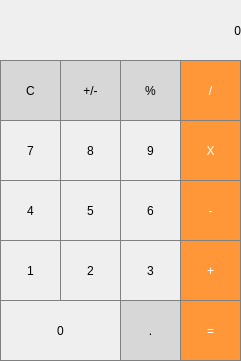
<?xml version="1.0" encoding="UTF-8"?>
<ui version="4.0">
 <class>MainWindow</class>
 <widget class="QMainWindow" name="MainWindow">
  <property name="geometry">
   <rect>
    <x>0</x>
    <y>0</y>
    <width>241</width>
    <height>361</height>
   </rect>
  </property>
  <property name="windowTitle">
   <string>MainWindow</string>
  </property>
  <widget class="QWidget" name="centralwidget">
   <widget class="QLabel" name="label">
    <property name="geometry">
     <rect>
      <x>0</x>
      <y>0</y>
      <width>241</width>
      <height>61</height>
     </rect>
    </property>
    <property name="styleSheet">
     <string notr="true">QLabel {
  qproperty-alignment: 'AlignVCenter | AlignRight';
  border: 1px solid gray;
}

background-color : white;</string>
    </property>
    <property name="text">
     <string>0</string>
    </property>
    <property name="alignment">
     <set>Qt::AlignRight|Qt::AlignTrailing|Qt::AlignVCenter</set>
    </property>
   </widget>
   <widget class="QPushButton" name="pushButton_clear">
    <property name="geometry">
     <rect>
      <x>0</x>
      <y>60</y>
      <width>61</width>
      <height>61</height>
     </rect>
    </property>
    <property name="styleSheet">
     <string notr="true">QPushButton {
  background-color: rgb(215, 215, 215);
  border: 1px solid gray;
}
QPushButton:pressed {
    background-color: qlineargradient(x1: 0, y1: 0, x2: 0, y2: 1,
                                      stop: 0 #BEBEBE, stop: 1 #D7D7D7);
}</string>
    </property>
    <property name="text">
     <string>C</string>
    </property>
   </widget>
   <widget class="QPushButton" name="pushButton_plusMinus">
    <property name="geometry">
     <rect>
      <x>60</x>
      <y>60</y>
      <width>61</width>
      <height>61</height>
     </rect>
    </property>
    <property name="styleSheet">
     <string notr="true">QPushButton {
  background-color: rgb(215, 215, 215);
  border: 1px solid gray;
}
QPushButton:pressed {
    background-color: qlineargradient(x1: 0, y1: 0, x2: 0, y2: 1,
                                      stop: 0 #BEBEBE, stop: 1 #D7D7D7);
}</string>
    </property>
    <property name="text">
     <string>+/-</string>
    </property>
   </widget>
   <widget class="QPushButton" name="pushButton_percent">
    <property name="geometry">
     <rect>
      <x>120</x>
      <y>60</y>
      <width>61</width>
      <height>61</height>
     </rect>
    </property>
    <property name="styleSheet">
     <string notr="true">QPushButton {
  background-color: rgb(215, 215, 215);
  border: 1px solid gray;
}
QPushButton:pressed {
    background-color: qlineargradient(x1: 0, y1: 0, x2: 0, y2: 1,
                                      stop: 0 #BEBEBE, stop: 1 #D7D7D7);
}</string>
    </property>
    <property name="text">
     <string>%</string>
    </property>
   </widget>
   <widget class="QPushButton" name="pushButton_divide">
    <property name="geometry">
     <rect>
      <x>180</x>
      <y>60</y>
      <width>61</width>
      <height>61</height>
     </rect>
    </property>
    <property name="styleSheet">
     <string notr="true">QPushButton {
  background-color: rgb(255, 151, 57);
  color: white; 
  border: 1px solid gray;
}

QPushButton:pressed {
    background-color: qlineargradient(x1: 0, y1: 0, x2: 0, y2: 1,
                                      stop: 0 #FF7832, stop: 1 #FF9739);
}</string>
    </property>
    <property name="text">
     <string>/</string>
    </property>
   </widget>
   <widget class="QPushButton" name="pushButton_9">
    <property name="geometry">
     <rect>
      <x>120</x>
      <y>120</y>
      <width>61</width>
      <height>61</height>
     </rect>
    </property>
    <property name="styleSheet">
     <string notr="true">QPushButton {
   border: 1px solid gray;
}
QPushButton:pressed {
    background-color: qlineargradient(x1: 0, y1: 0, x2: 0, y2: 1,
                                      stop: 0 #dadbde, stop: 1 #f6f7fa);
}</string>
    </property>
    <property name="text">
     <string>9</string>
    </property>
   </widget>
   <widget class="QPushButton" name="pushButton_8">
    <property name="geometry">
     <rect>
      <x>60</x>
      <y>120</y>
      <width>61</width>
      <height>61</height>
     </rect>
    </property>
    <property name="styleSheet">
     <string notr="true">QPushButton {
   border: 1px solid gray;
}
QPushButton:pressed {
    background-color: qlineargradient(x1: 0, y1: 0, x2: 0, y2: 1,
                                      stop: 0 #dadbde, stop: 1 #f6f7fa);
}</string>
    </property>
    <property name="text">
     <string>8</string>
    </property>
   </widget>
   <widget class="QPushButton" name="pushButton_7">
    <property name="geometry">
     <rect>
      <x>0</x>
      <y>120</y>
      <width>61</width>
      <height>61</height>
     </rect>
    </property>
    <property name="styleSheet">
     <string notr="true">QPushButton {
   border: 1px solid gray;
}
QPushButton:pressed {
    background-color: qlineargradient(x1: 0, y1: 0, x2: 0, y2: 1,
                                      stop: 0 #dadbde, stop: 1 #f6f7fa);
}</string>
    </property>
    <property name="text">
     <string>7</string>
    </property>
   </widget>
   <widget class="QPushButton" name="pushButton_multiply">
    <property name="geometry">
     <rect>
      <x>180</x>
      <y>120</y>
      <width>61</width>
      <height>61</height>
     </rect>
    </property>
    <property name="styleSheet">
     <string notr="true">QPushButton {
  background-color: rgb(255, 151, 57);
  color: white; 
  border: 1px solid gray;
}

QPushButton:pressed {
    background-color: qlineargradient(x1: 0, y1: 0, x2: 0, y2: 1,
                                      stop: 0 #FF7832, stop: 1 #FF9739);
}</string>
    </property>
    <property name="text">
     <string>X</string>
    </property>
   </widget>
   <widget class="QPushButton" name="pushButton_6">
    <property name="geometry">
     <rect>
      <x>120</x>
      <y>180</y>
      <width>61</width>
      <height>61</height>
     </rect>
    </property>
    <property name="styleSheet">
     <string notr="true">QPushButton {
   border: 1px solid gray;
}
QPushButton:pressed {
    background-color: qlineargradient(x1: 0, y1: 0, x2: 0, y2: 1,
                                      stop: 0 #dadbde, stop: 1 #f6f7fa);
}</string>
    </property>
    <property name="text">
     <string>6</string>
    </property>
   </widget>
   <widget class="QPushButton" name="pushButton_5">
    <property name="geometry">
     <rect>
      <x>60</x>
      <y>180</y>
      <width>61</width>
      <height>61</height>
     </rect>
    </property>
    <property name="styleSheet">
     <string notr="true">QPushButton {
   border: 1px solid gray;
}
QPushButton:pressed {
    background-color: qlineargradient(x1: 0, y1: 0, x2: 0, y2: 1,
                                      stop: 0 #dadbde, stop: 1 #f6f7fa);
}</string>
    </property>
    <property name="text">
     <string>5</string>
    </property>
   </widget>
   <widget class="QPushButton" name="pushButton_4">
    <property name="geometry">
     <rect>
      <x>0</x>
      <y>180</y>
      <width>61</width>
      <height>61</height>
     </rect>
    </property>
    <property name="styleSheet">
     <string notr="true">QPushButton {
   border: 1px solid gray;
}
QPushButton:pressed {
    background-color: qlineargradient(x1: 0, y1: 0, x2: 0, y2: 1,
                                      stop: 0 #dadbde, stop: 1 #f6f7fa);
}</string>
    </property>
    <property name="text">
     <string>4</string>
    </property>
   </widget>
   <widget class="QPushButton" name="pushButton_subtract">
    <property name="geometry">
     <rect>
      <x>180</x>
      <y>180</y>
      <width>61</width>
      <height>61</height>
     </rect>
    </property>
    <property name="styleSheet">
     <string notr="true">QPushButton {
  background-color: rgb(255, 151, 57);
  color: white; 
  border: 1px solid gray;
}

QPushButton:pressed {
    background-color: qlineargradient(x1: 0, y1: 0, x2: 0, y2: 1,
                                      stop: 0 #FF7832, stop: 1 #FF9739);
}</string>
    </property>
    <property name="text">
     <string>-</string>
    </property>
   </widget>
   <widget class="QPushButton" name="pushButton_3">
    <property name="geometry">
     <rect>
      <x>120</x>
      <y>240</y>
      <width>61</width>
      <height>61</height>
     </rect>
    </property>
    <property name="styleSheet">
     <string notr="true">QPushButton {
   border: 1px solid gray;
}
QPushButton:pressed {
    background-color: qlineargradient(x1: 0, y1: 0, x2: 0, y2: 1,
                                      stop: 0 #dadbde, stop: 1 #f6f7fa);
}</string>
    </property>
    <property name="text">
     <string>3</string>
    </property>
   </widget>
   <widget class="QPushButton" name="pushButton_2">
    <property name="geometry">
     <rect>
      <x>60</x>
      <y>240</y>
      <width>61</width>
      <height>61</height>
     </rect>
    </property>
    <property name="styleSheet">
     <string notr="true">QPushButton {
   border: 1px solid gray;
}
QPushButton:pressed {
    background-color: qlineargradient(x1: 0, y1: 0, x2: 0, y2: 1,
                                      stop: 0 #dadbde, stop: 1 #f6f7fa);
}</string>
    </property>
    <property name="text">
     <string>2</string>
    </property>
   </widget>
   <widget class="QPushButton" name="pushButton_1">
    <property name="geometry">
     <rect>
      <x>0</x>
      <y>240</y>
      <width>61</width>
      <height>61</height>
     </rect>
    </property>
    <property name="styleSheet">
     <string notr="true">QPushButton {
   border: 1px solid gray;
}
QPushButton:pressed {
    background-color: qlineargradient(x1: 0, y1: 0, x2: 0, y2: 1,
                                      stop: 0 #dadbde, stop: 1 #f6f7fa);
}</string>
    </property>
    <property name="text">
     <string>1</string>
    </property>
   </widget>
   <widget class="QPushButton" name="pushButton_add">
    <property name="geometry">
     <rect>
      <x>180</x>
      <y>240</y>
      <width>61</width>
      <height>61</height>
     </rect>
    </property>
    <property name="styleSheet">
     <string notr="true">QPushButton {
  background-color: rgb(255, 151, 57);
  color: white; 
  border: 1px solid gray;
}

QPushButton:pressed {
    background-color: qlineargradient(x1: 0, y1: 0, x2: 0, y2: 1,
                                      stop: 0 #FF7832, stop: 1 #FF9739);
}</string>
    </property>
    <property name="text">
     <string>+</string>
    </property>
   </widget>
   <widget class="QPushButton" name="pushButton_decimal">
    <property name="geometry">
     <rect>
      <x>120</x>
      <y>300</y>
      <width>61</width>
      <height>61</height>
     </rect>
    </property>
    <property name="styleSheet">
     <string notr="true">QPushButton {
  background-color: rgb(215, 215, 215);
  border: 1px solid gray;
}
QPushButton:pressed {
    background-color: qlineargradient(x1: 0, y1: 0, x2: 0, y2: 1,
                                      stop: 0 #BEBEBE, stop: 1 #D7D7D7);
}</string>
    </property>
    <property name="text">
     <string>.</string>
    </property>
   </widget>
   <widget class="QPushButton" name="pushButton_0">
    <property name="geometry">
     <rect>
      <x>0</x>
      <y>300</y>
      <width>121</width>
      <height>61</height>
     </rect>
    </property>
    <property name="styleSheet">
     <string notr="true">QPushButton {
   border: 1px solid gray;
}
QPushButton:pressed {
    background-color: qlineargradient(x1: 0, y1: 0, x2: 0, y2: 1,
                                      stop: 0 #dadbde, stop: 1 #f6f7fa);
}</string>
    </property>
    <property name="text">
     <string>0</string>
    </property>
   </widget>
   <widget class="QPushButton" name="pushButton_equal">
    <property name="geometry">
     <rect>
      <x>180</x>
      <y>300</y>
      <width>61</width>
      <height>61</height>
     </rect>
    </property>
    <property name="styleSheet">
     <string notr="true">QPushButton {
  background-color: rgb(255, 151, 57);
  color: white; 
  border: 1px solid gray;
}

QPushButton:pressed {
    background-color: qlineargradient(x1: 0, y1: 0, x2: 0, y2: 1,
                                      stop: 0 #FF7832, stop: 1 #FF9739);
}</string>
    </property>
    <property name="text">
     <string>=</string>
    </property>
   </widget>
  </widget>
 </widget>
 <resources/>
 <connections/>
</ui>
